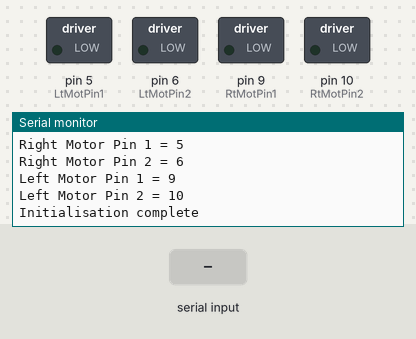
This sketch was run on a simulated Arduino Uno, built with avr-gcc and run on an emulated ATmega328P. On the bench: switched loads named in the sketch (green lamp = pin HIGH), the last lines printed to the serial monitor. Inputs (shaded band) come from the test bench.

Above: at 1.2 s.
1.3 s: "f" received over Serial
At 2.6 s:
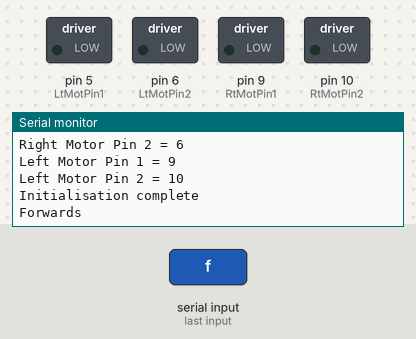
3.5 s: "b" received over Serial
At 5.2 s:
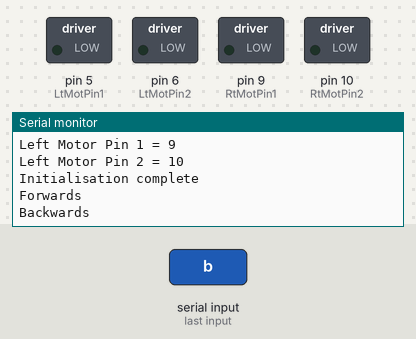
5.5 s: "l" received over Serial
At 6.9 s:
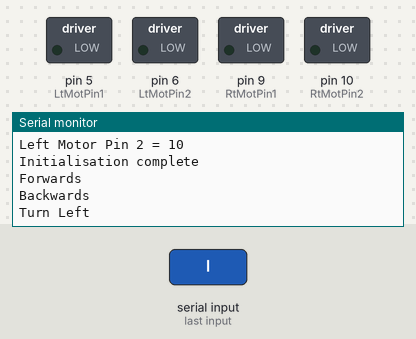
7.5 s: "r" received over Serial
At 9.2 s:
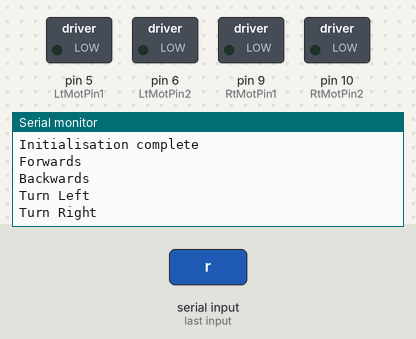
9.5 s: "0" received over Serial
At 11.1 s:
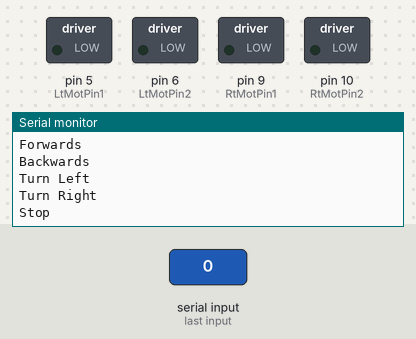
11.5 s: "1" received over Serial
At 12.7 s:
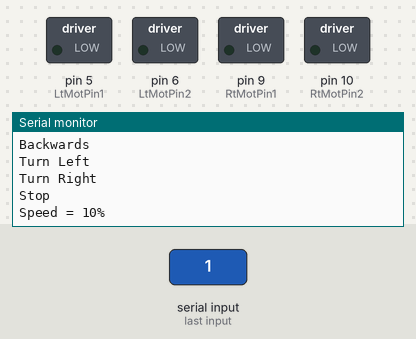

Measured:
- after the input at 1.3 s, the serial monitor: prints a new line after 0.79 s (image 1)
- after the input at 3.5 s, the serial monitor: prints a new line after 0.59 s (image 2)
- after the input at 5.5 s, the serial monitor: prints a new line after 0.59 s (image 3)
- after the input at 7.5 s, the serial monitor: prints a new line after 0.59 s (image 4)
- after the input at 9.5 s, the serial monitor: prints a new line after 0.59 s (image 5)
- after the input at 11.5 s, the serial monitor: prints a new line after 0.59 s (image 6)

The sketch:

Lab_4.ino
```cpp
int LtMotPin1 = 5;
int LtMotPin2 = 6;
int RtMotPin1 = 9;
int RtMotPin2 = 10;
int pwmDutyCycle = 0;
char currentDirection = 'x';

String op="";

void setup() {
  // put your setup code here, to run once:
Serial.begin(9600);
Serial.println("Program: Motors");
Serial.println("Initialising...");
Serial.println("Right Motor Pin 1 = 5");
Serial.println("Right Motor Pin 2 = 6");
Serial.println("Left Motor Pin 1 = 9");
Serial.println("Left Motor Pin 2 = 10");
Serial.println("Initialisation complete");
}

void loop() {
  // put your main code here, to run repeatedly:

char myString[20];
int i=0;

  //Read characters from the input buffer
  if(Serial.available()>0){
  myString[20] = Serial.read();
    if (myString[20] == 'f')
      pwmDutyCycle = 0;
      op="Forwards";
    if (myString[20] == 'b')
      op="Backwards";
    if (myString[20] == 'l')
      op="Turn Left";
    if (myString[20] == 'r')
      op="Turn Right";
    if (myString[20] == '0')
      op="Stop";
    if (myString[20] == '1')
      op="Speed = 10%";
    if (myString[20] == '2')
      op="Speed = 20%";
    if (myString[20] == '3')
      op="Speed = 30%";
    if (myString[20] == '4')
      op="Speed = 40%";
    if (myString[20] == '5')
      op="Speed = 50%";
    Serial.println(op);

     myString[20] = 0;

  //Set Pins to Zero
     analogWrite(RtMotPin1, 0);
     analogWrite(RtMotPin2, 0);
     analogWrite(LtMotPin1, 0);
     analogWrite(LtMotPin2, 0);

  //Set Motor Pins for Direction
     if((currentDirection == 'b'))
      analogWrite(RtMotPin1, pwmDutyCycle);
      analogWrite(RtMotPin2, 0);
      analogWrite(LtMotPin1, pwmDutyCycle);
      analogWrite(LtMotPin2, 0);

     if((currentDirection == 'f'))
      analogWrite(RtMotPin1, 0);
      analogWrite(RtMotPin2, pwmDutyCycle);
      analogWrite(LtMotPin1, 0);
      analogWrite(LtMotPin2, pwmDutyCycle);

    if((currentDirection == 'l'))
      analogWrite(RtMotPin1, 0);
      analogWrite(RtMotPin2, pwmDutyCycle);
      analogWrite(LtMotPin1, pwmDutyCycle);
      analogWrite(LtMotPin2, 0);

     if((currentDirection == 'f'))
      analogWrite(RtMotPin1, pwmDutyCycle);
      analogWrite(RtMotPin2, 0);
      analogWrite(LtMotPin1, 0);
      analogWrite(LtMotPin2, pwmDutyCycle);


 /*if (myString[0] !=0){
  for(int i = 0; myString[i] !=0; i++){

   //Print the character
    Serial.print(myString[i]);

    //Increment the index
    i++;

    //Pause to allow data to come into the buffer
    delay(10);
  }
 }
 */
}
delay(1000);
}
```
